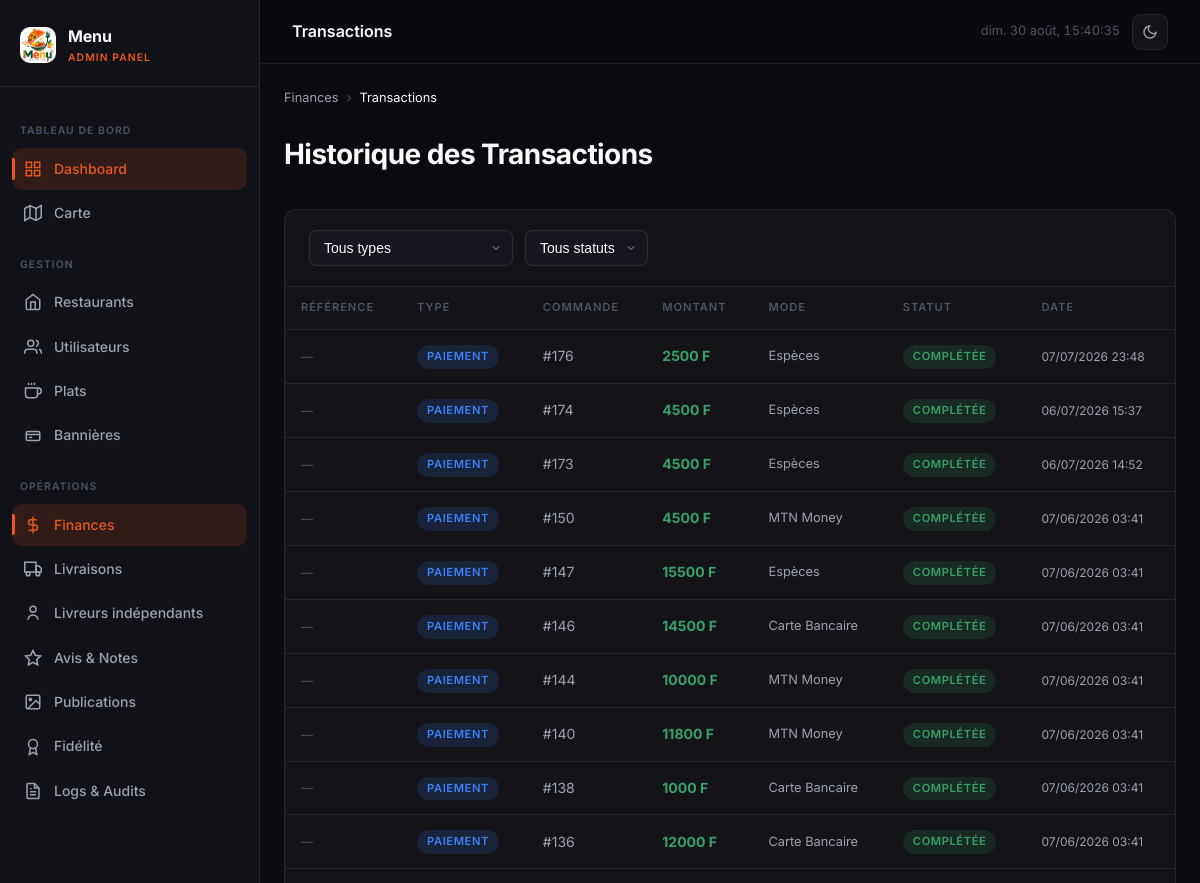
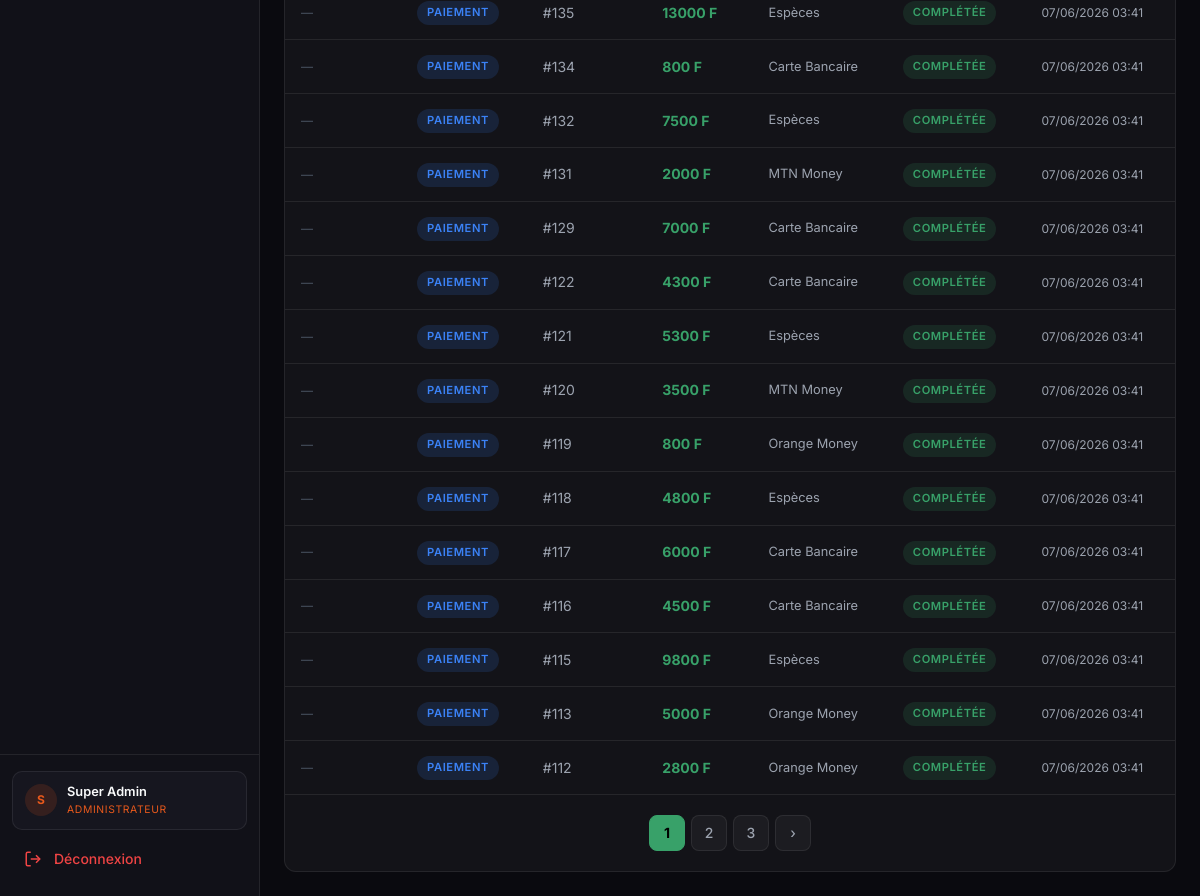
The app's page /admin-panel/finances/transactions/ (signed in) with its own data (2 pictures, top to bottom).
### core/models.py (models this page shows, shortened)
class User(AbstractUser):
    ROLE_CHOICES = [
        ('admin', 'Administrateur'),
        ('restaurant', 'Restaurant'),
        ('client', 'Client'),
        ('livreur', 'Livreur'),
    ]
    role = models.CharField(max_length=20, choices=ROLE_CHOICES, default='client')
    telephone = models.CharField(max_length=20, blank=True)
    allergies = models.CharField(max_length=300, blank=True)
    avatar = models.ImageField(upload_to='avatars/', blank=True, null=True)
    gain_total = models.DecimalField(max_digits=12, decimal_places=0, default=0)
    nombre_livraisons = models.PositiveIntegerField(default=0)
    restaurant_attache = models.ForeignKey(
        'RestaurantProfile', on_delete=models.SET_NULL, null=True, blank=True, related_name='livreurs',
    )
    points_solde = models.PositiveIntegerField(default=0)
    feed_seed = models.UUIDField(default=uuid.uuid4, editable=False)
    class Meta:
        verbose_name = 'Utilisateur'
        verbose_name_plural = 'Utilisateurs'

class Transaction(models.Model):
    TYPE_CHOICES = [
        ('paiement_client', 'Paiement Client'),
        ('commission_eeuez', 'Commission plateforme'),
        ('reversement_restaurant', 'Reversement Restaurant'),
    ]
    STATUT_CHOICES = [
        ('en_attente', 'En attente'),
        ('complete', 'Complétée'),
        ('echouee', 'Échouée'),
        ('remboursee', 'Remboursée'),
    ]
    commande = models.ForeignKey(Commande, on_delete=models.CASCADE, related_name='transactions')
    type = models.CharField(max_length=30, choices=TYPE_CHOICES)
    montant = models.DecimalField(max_digits=12, decimal_places=0)
    mode_paiement = models.CharField(max_length=20, choices=MODE_PAIEMENT_CHOICES, default='especes')
    statut = models.CharField(max_length=20, choices=STATUT_CHOICES, default='en_attente')
    reference = models.CharField(max_length=100, blank=True)
    provider_reference = models.CharField(max_length=100, blank=True)
    created_at = models.DateTimeField(auto_now_add=True)
    class Meta:
        verbose_name = 'Transaction'
        verbose_name_plural = 'Transactions'
        ordering = ['-created_at']

### core/views/dashboard.py (the view)
    def wrapper(request, *args, **kwargs):
        if not request.user.is_authenticated or request.user.role != 'admin':
            return redirect('core:login')
        return view_func(request, *args, **kwargs)

### templates/admin_panel/finances/transactions.html (shortened to what this page needs)
{% extends 'base.html' %}
{% block topbar_title %}Transactions{% endblock %}
{% block content %}
<div class="breadcrumb anim-fade-up">
  <a href="{% url 'core:finances' %}">Finances</a>
  <span class="breadcrumb-sep">›</span>
  <span class="breadcrumb-current">Transactions</span>
</div>
<div class="page-header anim-fade-up">
  <h1 class="page-title">Historique des Transactions</h1>
</div>
<div class="table-wrapper">
  <div class="table-header">
    <form method="get" class="filter-bar" style="flex:1;">
      <select name="type" class="input-select" onchange="this.form.submit()">
        <option value="">Tous types</option>
      </select>
      <select name="statut" class="input-select" onchange="this.form.submit()">
        <option value="">Tous statuts</option>
      </select>
    </form>
  </div>
  {% if page_obj %}
  <table>
    <thead><tr><th>Référence</th><th>Type</th><th>Commande</th><th>Montant</th><th>Mode</th><th>Statut</th><th>Date</th></tr></thead>
    <tbody>
      {% for tx in page_obj %}
      <tr>
        <td style="font-size:0.75rem;color:var(--text-muted);">{{ tx.reference|default:"—" }}</td>
        <td>
          {% if tx.type == 'paiement_client' %}<span class="badge badge-blue">Paiement</span>
          {% elif tx.type == 'commission_eeuez' %}<span class="badge badge-blue" style="--accent-blue:var(--accent-purple);">Commission</span>
          {% else %}<span class="badge badge-green">Reversement</span>{% endif %}
        </td>
        <td>#{{ tx.commande_id }}</td>
        <td style="color:var(--accent-green);font-weight:700;">{{ tx.montant|floatformat:0 }} F</td>
        <td style="font-size:0.8rem;">{{ tx.get_mode_paiement_display }}</td>
        <td>
          {% if tx.statut == 'complete' %}<span class="badge badge-green">Complétée</span>
          {% elif tx.statut == 'en_attente' %}<span class="badge badge-amber"><span class="badge-dot"></span>En attente</span>
          {% elif tx.statut == 'echouee' %}<span class="badge badge-red">Échouée</span>
          {% else %}<span class="badge badge-gray">{{ tx.get_statut_display }}</span>{% endif %}
        </td>
        <td style="font-size:0.75rem;">{{ tx.created_at|date:"d/m/Y H:i" }}</td>
      </tr>
      {% endfor %}
    </tbody>
  </table>
  {% if page_obj.has_other_pages %}
  <div class="pagination">
    {% for num in page_obj.paginator.page_range %}{% if page_obj.number == num %}<span class="page-link active">{{ num }}</span>{% elif num > page_obj.number|add:'-3' and num < page_obj.number|add:'3' %}<a href="?page={{ num }}&type={{ type_filter }}&statut={{ statut_filter }}" class="page-link">{{ num }}</a>{% endif %}{% endfor %}
    {% if page_obj.has_next %}<a href="?page={{ page_obj.next_page_number }}&type={{ type_filter }}&statut={{ statut_filter }}" class="page-link">›</a>{% endif %}
  </div>
  {% endif %}
  {% else %}
  <div class="empty-state"><p>Aucune transaction</p></div>
  {% endif %}
</div>
{% endblock %}

### templates/base.html (shortened to what this page needs)
<!DOCTYPE html>
<html lang="fr">
<head>
{% load static %}
<link rel="stylesheet" href="{% static 'css/base.css' %}">
<link rel="stylesheet" href="{% static 'css/sidebar.css' %}">
<link rel="stylesheet" href="{% static 'css/animations.css' %}">
</head>
<body>
<div class="app-layout">
  <aside class="sidebar" id="sidebar">
    <div class="sidebar-header">
      <img src="{% static 'logo.png' %}" alt="Menu" class="sidebar-logo" onerror="this.style.display='none'">
      <div class="sidebar-brand">
        <div class="sidebar-brand-name">Menu</div>
        <div class="sidebar-brand-sub">Admin Panel</div>
      </div>
    </div>
    <nav class="sidebar-nav">
      <span class="nav-section-label">Tableau de bord</span>
      <a href="{% url 'core:dashboard' %}" class="nav-item {% if active_page == 'dashboard' %}active{% endif %}">
        <svg class="nav-icon" viewBox="0 0 24 24" fill="none" stroke-width="2"><rect x="3" y="3" width="7" height="7"/><rect x="14" y="3" width="7" height="7"/><rect x="14" y="14" width="7" height="7"/><rect x="3" y="14" width="7" height="7"/></svg>
        Dashboard
      </a>
      <a href="{% url 'core:map' %}" class="nav-item {% if active_page == 'map' %}active{% endif %}">
        <svg class="nav-icon" viewBox="0 0 24 24" fill="none" stroke-width="2"><polygon points="1 6 1 22 8 18 16 22 23 18 23 2 16 6 8 2 1 6"/><line x1="8" y1="2" x2="8" y2="18"/><line x1="16" y1="6" x2="16" y2="22"/></svg>
        Carte
      </a>
      <span class="nav-section-label">Gestion</span>
      <a href="{% url 'core:restaurant_list' %}" class="nav-item {% if active_page == 'restaurants' %}active{% endif %}">
        <svg class="nav-icon" viewBox="0 0 24 24" fill="none" stroke-width="2"><path d="M3 9l9-7 9 7v11a2 2 0 0 1-2 2H5a2 2 0 0 1-2-2z"/><polyline points="9 22 9 12 15 12 15 22"/></svg>
        Restaurants
      </a>
      <a href="{% url 'core:user_list' %}" class="nav-item {% if active_page == 'users' %}active{% endif %}">
        <svg class="nav-icon" viewBox="0 0 24 24" fill="none" stroke-width="2"><path d="M17 21v-2a4 4 0 0 0-4-4H5a4 4 0 0 0-4 4v2"/><circle cx="9" cy="7" r="4"/><path d="M23 21v-2a4 4 0 0 0-3-3.87"/><path d="M16 3.13a4 4 0 0 1 0 7.75"/></svg>
        Utilisateurs
      </a>
      <a href="{% url 'core:dish_list' %}" class="nav-item {% if active_page == 'dishes' %}active{% endif %}">
        <svg class="nav-icon" viewBox="0 0 24 24" fill="none" stroke-width="2"><path d="M18 8h1a4 4 0 0 1 0 8h-1"/><path d="M2 8h16v9a4 4 0 0 1-4 4H6a4 4 0 0 1-4-4V8z"/><line x1="6" y1="1" x2="6" y2="4"/><line x1="10" y1="1" x2="10" y2="4"/><line x1="14" y1="1" x2="14" y2="4"/></svg>
        Plats
      </a>
      <a href="{% url 'core:banniere_list' %}" class="nav-item {% if active_page == 'bannieres' %}active{% endif %}">
        <svg class="nav-icon" viewBox="0 0 24 24" fill="none" stroke-width="2"><rect x="3" y="6" width="18" height="12" rx="2"/><path d="M3 10h18"/><path d="M7 14h4"/></svg>
        Bannières
      </a>
      <span class="nav-section-label">Opérations</span>
      <a href="{% url 'core:finances' %}" class="nav-item {% if active_page == 'finances' %}active{% endif %}">
        <svg class="nav-icon" viewBox="0 0 24 24" fill="none" stroke-width="2"><line x1="12" y1="1" x2="12" y2="23"/><path d="M17 5H9.5a3.5 3.5 0 0 0 0 7h5a3.5 3.5 0 0 1 0 7H6"/></svg>
        Finances
      </a>
      <a href="{% url 'core:deliveries' %}" class="nav-item {% if active_page == 'deliveries' %}active{% endif %}">
        <svg class="nav-icon" viewBox="0 0 24 24" fill="none" stroke-width="2"><rect x="1" y="3" width="15" height="13"/><polygon points="16 8 20 8 23 11 23 16 16 16 16 8"/><circle cx="5.5" cy="18.5" r="2.5"/><circle cx="18.5" cy="18.5" r="2.5"/></svg>
        Livraisons
      </a>
      <a href="{% url 'core:admin_livreurs' %}" class="nav-item {% if active_page == 'livreurs' %}active{% endif %}">
        <svg class="nav-icon" viewBox="0 0 24 24" fill="none" stroke-width="2"><circle cx="12" cy="7" r="4"/><path d="M5.5 21a6.5 6.5 0 0 1 13 0"/></svg>
        Livreurs indépendants
      </a>
      <a href="{% url 'core:reviews' %}" class="nav-item {% if active_page == 'reviews' %}active{% endif %}">
        <svg class="nav-icon" viewBox="0 0 24 24" fill="none" stroke-width="2"><polygon points="12 2 15.09 8.26 22 9.27 17 14.14 18.18 21.02 12 17.77 5.82 21.02 7 14.14 2 9.27 8.91 8.26 12 2"/></svg>
        Avis & Notes
      </a>
      <a href="{% url 'core:admin_publications' %}" class="nav-item {% if active_page == 'publications' %}active{% endif %}">
        <svg class="nav-icon" viewBox="0 0 24 24" fill="none" stroke-width="2"><rect x="3" y="3" width="18" height="18" rx="2"/><circle cx="8.5" cy="8.5" r="1.5"/><polyline points="21 15 16 10 5 21"/></svg>
        Publications
      </a>
      <a href="{% url 'core:admin_fidelite' %}" class="nav-item {% if active_page == 'fidelite' %}active{% endif %}">
        <svg class="nav-icon" viewBox="0 0 24 24" fill="none" stroke-width="2"><circle cx="12" cy="8" r="6"/><path d="M15.477 12.89 17 22l-5-3-5 3 1.523-9.11"/></svg>
        Fidélité
      </a>
      <a href="{% url 'core:logs' %}" class="nav-item {% if active_page == 'logs' %}active{% endif %}">
        <svg class="nav-icon" viewBox="0 0 24 24" fill="none" stroke-width="2"><path d="M14 2H6a2 2 0 0 0-2 2v16a2 2 0 0 0 2 2h12a2 2 0 0 0 2-2V8z"/><polyline points="14 2 14 8 20 8"/><line x1="16" y1="13" x2="8" y2="13"/><line x1="16" y1="17" x2="8" y2="17"/><polyline points="10 9 9 9 8 9"/></svg>
        Logs & Audits
      </a>
    </nav>
    <div class="sidebar-footer">
      <div class="sidebar-user">
        <div class="sidebar-avatar">{{ request.user.first_name|first|upper|default:request.user.username|first|upper }}</div>
        <div class="sidebar-user-info">
          <div class="sidebar-user-name">{{ request.user.get_full_name|default:request.user.username }}</div>
          <div class="sidebar-user-role">Administrateur</div>
        </div>
      </div>
      <a href="{% url 'core:logout' %}" class="nav-item" style="color:var(--accent-red);">
        <svg class="nav-icon" viewBox="0 0 24 24" fill="none" stroke-width="2"><path d="M9 21H5a2 2 0 0 1-2-2V5a2 2 0 0 1 2-2h4"/><polyline points="16 17 21 12 16 7"/><line x1="21" y1="12" x2="9" y2="12"/></svg>
        Déconnexion
      </a>
    </div>
  </aside>
  <div class="main-content">
    <header class="topbar">
      <div class="topbar-left">
        <span class="topbar-title">{% block topbar_title %}{% endblock %}</span>
      </div>
      <div class="topbar-right">
        <span class="topbar-time" id="topbar-clock"></span>
        <button class="theme-toggle" id="themeToggle" title="Changer de thème" aria-label="Basculer thème clair/sombre">
          <svg class="icon-moon" viewBox="0 0 24 24" fill="none" stroke-width="2"><path d="M21 12.79A9 9 0 1 1 11.21 3 7 7 0 0 0 21 12.79z"/></svg>
        </button>
      </div>
    </header>
    <div class="page-wrapper">
      {% block content %}{% endblock %}
    </div>
  </div>
</div>
</body>
</html>

### records on screen
User: user.first_name|first "S", user.get_full_name "Super Admin"
Transaction: reference "—", type "PAIEMENT", commande_id "176", montant "2500", mode_paiement "Espèces", statut "COMPLÉTÉE", created_at "07/07/2026 23:48"
Transaction: reference "—", type "PAIEMENT", commande_id "174", montant "4500", mode_paiement "Espèces", statut "COMPLÉTÉE", created_at "06/07/2026 15:37"
Transaction: reference "—", type "PAIEMENT", commande_id "173", montant "4500", mode_paiement "Espèces", statut "COMPLÉTÉE", created_at "06/07/2026 14:52"
Transaction: reference "—", type "PAIEMENT", commande_id "150", montant "4500", mode_paiement "MTN Money", statut "COMPLÉTÉE", created_at "07/06/2026 03:41"
Transaction: reference "—", type "PAIEMENT", commande_id "147", montant "15500", mode_paiement "Espèces", statut "COMPLÉTÉE", created_at "07/06/2026 03:41"
Transaction: reference "—", type "PAIEMENT", commande_id "146", montant "14500", mode_paiement "Carte Bancaire", statut "COMPLÉTÉE", created_at "07/06/2026 03:41"
Transaction: reference "—", type "PAIEMENT", commande_id "144", montant "10000", mode_paiement "MTN Money", statut "COMPLÉTÉE", created_at "07/06/2026 03:41"
Transaction: reference "—", type "PAIEMENT", commande_id "140", montant "11800", mode_paiement "MTN Money", statut "COMPLÉTÉE", created_at "07/06/2026 03:41"
Transaction: reference "—", type "PAIEMENT", commande_id "138", montant "1000", mode_paiement "Carte Bancaire", statut "COMPLÉTÉE", created_at "07/06/2026 03:41"
Transaction: reference "—", type "PAIEMENT", commande_id "136", montant "12000", mode_paiement "Carte Bancaire", statut "COMPLÉTÉE", created_at "07/06/2026 03:41"
Transaction: reference "—", type "PAIEMENT", commande_id "135", montant "13000", mode_paiement "Espèces", statut "COMPLÉTÉE", created_at "07/06/2026 03:41"
Transaction: reference "—", type "PAIEMENT", commande_id "134", montant "800", mode_paiement "Carte Bancaire", statut "COMPLÉTÉE", created_at "07/06/2026 03:41"
Transaction: reference "—", type "PAIEMENT", commande_id "132", montant "7500", mode_paiement "Espèces", statut "COMPLÉTÉE", created_at "07/06/2026 03:41"
Transaction: reference "—", type "PAIEMENT", commande_id "131", montant "2000", mode_paiement "MTN Money", statut "COMPLÉTÉE", created_at "07/06/2026 03:41"
Transaction: reference "—", type "PAIEMENT", commande_id "129", montant "7000", mode_paiement "Carte Bancaire", statut "COMPLÉTÉE", created_at "07/06/2026 03:41"
Transaction: reference "—", type "PAIEMENT", commande_id "122", montant "4300", mode_paiement "Carte Bancaire", statut "COMPLÉTÉE", created_at "07/06/2026 03:41"
Transaction: reference "—", type "PAIEMENT", commande_id "121", montant "5300", mode_paiement "Espèces", statut "COMPLÉTÉE", created_at "07/06/2026 03:41"
Transaction: reference "—", type "PAIEMENT", commande_id "120", montant "3500", mode_paiement "MTN Money", statut "COMPLÉTÉE", created_at "07/06/2026 03:41"
Transaction: reference "—", type "PAIEMENT", commande_id "119", montant "800", mode_paiement "Orange Money", statut "COMPLÉTÉE", created_at "07/06/2026 03:41"
Transaction: reference "—", type "PAIEMENT", commande_id "118", montant "4800", mode_paiement "Espèces", statut "COMPLÉTÉE", created_at "07/06/2026 03:41"
Transaction: reference "—", type "PAIEMENT", commande_id "117", montant "6000", mode_paiement "Carte Bancaire", statut "COMPLÉTÉE", created_at "07/06/2026 03:41"
Transaction: reference "—", type "PAIEMENT", commande_id "116", montant "4500", mode_paiement "Carte Bancaire", statut "COMPLÉTÉE", created_at "07/06/2026 03:41"
Transaction: reference "—", type "PAIEMENT", commande_id "115", montant "9800", mode_paiement "Espèces", statut "COMPLÉTÉE", created_at "07/06/2026 03:41"
Transaction: reference "—", type "PAIEMENT", commande_id "113", montant "5000", mode_paiement "Orange Money", statut "COMPLÉTÉE", created_at "07/06/2026 03:41"
Transaction: reference "—", type "PAIEMENT", commande_id "112", montant "2800", mode_paiement "Orange Money", statut "COMPLÉTÉE", created_at "07/06/2026 03:41"

### other values on screen
{{ num }} "1"
{{ num }} "2" "3"
